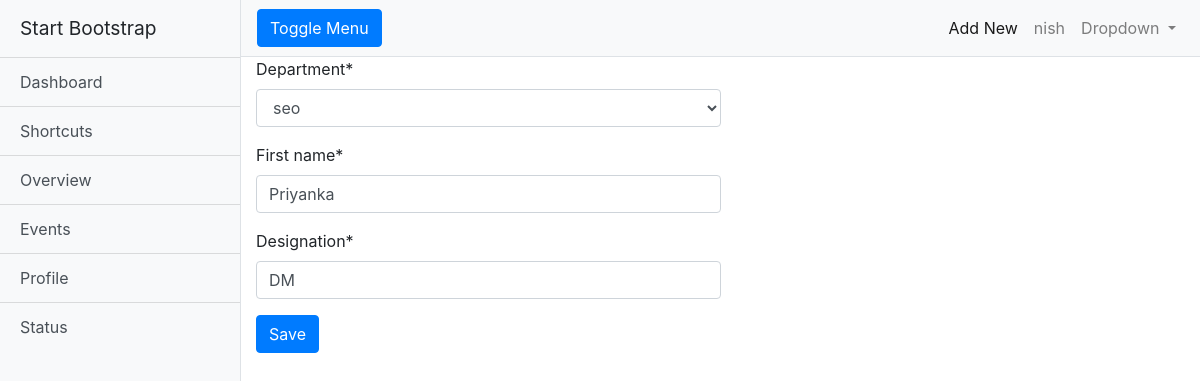
The page /empdetail/update/4 (signed in) on the database its author committed.
### core1/models.py (models this page shows, shortened)
class Employee(models.Model):
    department = models.ForeignKey(Department, on_delete=models.CASCADE)
    first_name=models.CharField(max_length=40)
    designation=models.CharField(max_length=50)
    objects=models.Manager()

### core1/views.py (the view)
# urls.py: path('empdetail/update/<int:pk>',emp_update,name="emp_update")
@login_required()
def emp_update(request,pk):
        qs= get_object_or_404(Employee, pk=pk)
        if request.method =='POST':
                form= EmployeeForm(request.POST, instance=qs)
                if form.is_valid():
                        abcd=form.save(commit=False)
                        abcd.save()
                        return redirect('abc1')
        else:
                form= EmployeeForm(instance=qs)
        return render(request,'core1/emp_form.html',{'form':form})

### core1/forms.py
class EmployeeForm(ModelForm):
    class Meta:
        model=Employee
        fields=['department','first_name','designation']

### core1/models.py (called while the page is built)
    def __str__(self):
        return self.dept_name

### templates/core1/emp_form.html
{% extends "core1/base.html" %}
{% block content %}
{% load crispy_forms_tags %}
<form  style="width:50%;" method="POST" class="post-form">{% csrf_token %}
        {{ form|crispy }}
        <button type="submit" class="btn btn-primary">Save</button>
    </form>
    {% endblock %}

### templates/core1/base.html (shortened to what this page needs)
<!DOCTYPE html>
<html lang="en">
<head>
{% load static %}
  <link href="{% static 'core1/vendor/bootstrap/css/bootstrap.min.css' %}" rel="stylesheet">
  <link href="{% static 'core1/css/simple-sidebar.css' %}" rel="stylesheet">
</head>
<body>
  <div class="d-flex" id="wrapper">
    <div class="bg-light border-right" id="sidebar-wrapper">
      <div class="sidebar-heading">Start Bootstrap </div>
      <div class="list-group list-group-flush">
        <a href="#" class="list-group-item list-group-item-action bg-light">Dashboard</a>
        <a href="#" class="list-group-item list-group-item-action bg-light">Shortcuts</a>
        <a href="#" class="list-group-item list-group-item-action bg-light">Overview</a>
        <a href="#" class="list-group-item list-group-item-action bg-light">Events</a>
        <a href="#" class="list-group-item list-group-item-action bg-light">Profile</a>
        <a href="#" class="list-group-item list-group-item-action bg-light">Status</a>
      </div>
    </div>
    <div id="page-content-wrapper">
      <nav class="navbar navbar-expand-lg navbar-light bg-light border-bottom">
        <button class="btn btn-primary" id="menu-toggle">Toggle Menu</button>
        <div class="collapse navbar-collapse" id="navbarSupportedContent">
          <ul class="navbar-nav ml-auto mt-2 mt-lg-0">
            <li class="nav-item active">
              <a class="nav-link" href="{% url 'emp_form' %}">Add New<span class="sr-only">(current)</span></a>
            </li>
            <li class="nav-item">
              <a class="nav-link" href="#">{{ user.username }}</a>
            </li>
            <li class="nav-item dropdown">
              <a class="nav-link dropdown-toggle" href="#" id="navbarDropdown" role="button" data-toggle="dropdown" aria-haspopup="true" aria-expanded="false">
                Dropdown
              </a>
            </li>
          </ul>
        </div>
      </nav>
      <div class="container-fluid">
        {% block content %}
        {% endblock %}
        </div>
    </div>
  </div>
</body>
</html>

### core1/static/core1/css/simple-sidebar.css (style rules this page uses)
body { overflow-x: hidden; }
#sidebar-wrapper { min-height: 100vh; margin-left: -15rem; -webkit-transition: margin .25s ease-out; -moz-transition: margin .25s ease-out; -o-transition: margin .25s ease-out; transition: margin .25s ease-out; }
#sidebar-wrapper .sidebar-heading { padding: 0.875rem 1.25rem; font-size: 1.2rem; }
#sidebar-wrapper .list-group { width: 15rem; }
#page-content-wrapper { min-width: 100vw; }
@media (min-width: 768px) { #sidebar-wrapper { margin-left: 0; } }
@media (min-width: 768px) { #page-content-wrapper { min-width: 0; width: 100%; } }

### rows shown on the page
Employee: department "seo", first_name "Priyanka", designation "DM"

### other values the page prints
{{ user.username }} "nish"
